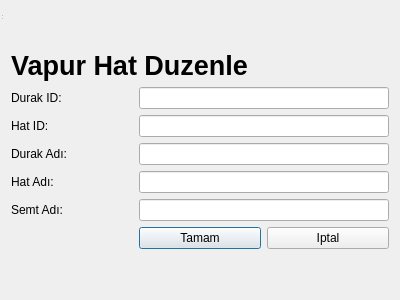
<?xml version="1.0" encoding="UTF-8"?>
<ui version="4.0">
 <class>HatDuzVapur</class>
 <widget class="QDialog" name="HatDuzVapur">
  <property name="geometry">
   <rect>
    <x>0</x>
    <y>0</y>
    <width>400</width>
    <height>300</height>
   </rect>
  </property>
  <property name="windowTitle">
   <string>Vapur Hat Duzenle</string>
  </property>
  <layout class="QGridLayout" name="gridLayout_3">
   <item row="1" column="0">
    <layout class="QGridLayout" name="gridLayout_2">
     <item row="2" column="0">
      <spacer name="verticalSpacer">
       <property name="orientation">
        <enum>Qt::Vertical</enum>
       </property>
       <property name="sizeHint" stdset="0">
        <size>
         <width>20</width>
         <height>40</height>
        </size>
       </property>
      </spacer>
     </item>
     <item row="1" column="0">
      <layout class="QGridLayout" name="gridLayout">
       <item row="3" column="0">
        <widget class="QLabel" name="lblDurakAdi">
         <property name="text">
          <string>Durak Adı: </string>
         </property>
        </widget>
       </item>
       <item row="5" column="1" colspan="2">
        <widget class="QLineEdit" name="edtSemtAdi"/>
       </item>
       <item row="5" column="0">
        <widget class="QLabel" name="lblSemtAdi">
         <property name="text">
          <string>Semt Adı:</string>
         </property>
        </widget>
       </item>
       <item row="6" column="1">
        <widget class="QPushButton" name="pshEkle">
         <property name="text">
          <string>Tamam</string>
         </property>
        </widget>
       </item>
       <item row="6" column="2">
        <widget class="QPushButton" name="pshIpt">
         <property name="text">
          <string>Iptal</string>
         </property>
        </widget>
       </item>
       <item row="2" column="0">
        <widget class="QLabel" name="lblHatID">
         <property name="text">
          <string>Hat ID:</string>
         </property>
        </widget>
       </item>
       <item row="3" column="1" colspan="2">
        <widget class="QLineEdit" name="edtDurakAdi"/>
       </item>
       <item row="4" column="0">
        <widget class="QLabel" name="lblHatAdi">
         <property name="text">
          <string>Hat Adı: </string>
         </property>
        </widget>
       </item>
       <item row="4" column="1" colspan="2">
        <widget class="QLineEdit" name="edtHatAdi"/>
       </item>
       <item row="0" column="0" colspan="3">
        <widget class="QLabel" name="label_4">
         <property name="font">
          <font>
           <pointsize>20</pointsize>
           <weight>75</weight>
           <bold>true</bold>
          </font>
         </property>
         <property name="text">
          <string>Vapur Hat Duzenle</string>
         </property>
        </widget>
       </item>
       <item row="1" column="0">
        <widget class="QLabel" name="lblDurakID">
         <property name="text">
          <string>Durak ID:</string>
         </property>
        </widget>
       </item>
       <item row="1" column="1" colspan="2">
        <widget class="QLineEdit" name="edtDurakID"/>
       </item>
       <item row="2" column="1" colspan="2">
        <widget class="QLineEdit" name="edtHatID"/>
       </item>
      </layout>
     </item>
     <item row="0" column="0">
      <spacer name="verticalSpacer_2">
       <property name="orientation">
        <enum>Qt::Vertical</enum>
       </property>
       <property name="sizeHint" stdset="0">
        <size>
         <width>20</width>
         <height>40</height>
        </size>
       </property>
      </spacer>
     </item>
    </layout>
   </item>
  </layout>
  <widget class="QStatusBar" name="statusbar">
   <property name="geometry">
    <rect>
     <x>0</x>
     <y>0</y>
     <width>3</width>
     <height>21</height>
    </rect>
   </property>
  </widget>
 </widget>
 <resources/>
 <connections/>
</ui>
